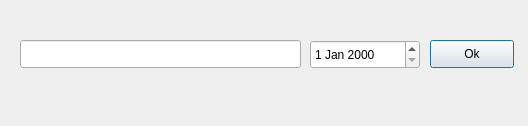
<?xml version="1.0" encoding="UTF-8"?>
<ui version="4.0">
 <class>AddDialog</class>
 <widget class="QDialog" name="AddDialog">
  <property name="geometry">
   <rect>
    <x>0</x>
    <y>0</y>
    <width>528</width>
    <height>126</height>
   </rect>
  </property>
  <property name="windowTitle">
   <string>Add new activity</string>
  </property>
  <widget class="QLineEdit" name="lineEdit">
   <property name="geometry">
    <rect>
     <x>20</x>
     <y>40</y>
     <width>281</width>
     <height>28</height>
    </rect>
   </property>
  </widget>
  <widget class="QPushButton" name="pushButton">
   <property name="geometry">
    <rect>
     <x>430</x>
     <y>40</y>
     <width>84</width>
     <height>28</height>
    </rect>
   </property>
   <property name="text">
    <string>Ok</string>
   </property>
  </widget>
  <widget class="QDateEdit" name="dateEdit">
   <property name="geometry">
    <rect>
     <x>310</x>
     <y>40</y>
     <width>110</width>
     <height>29</height>
    </rect>
   </property>
  </widget>
 </widget>
 <resources/>
 <connections/>
</ui>
